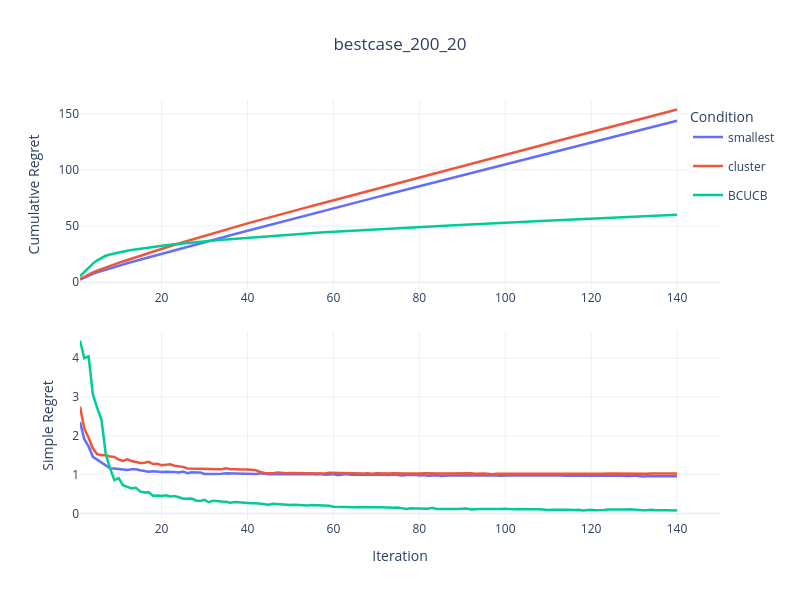

Notebook code for this chart:
### Code cell
import pandas as pd
import plotly.graph_objects as go
import plotly.express as px
from plotly.subplots import make_subplots
import plotly.io as pio
import os
import numpy as np

text = "randomcase"

# 定义文件夹路径
data_folder = os.path.join('Data', text)

# 定义文件列表 - Simple Regret来自pre文件，Cumulative Regret来自原始文件
simple_regret_files = ['200_20_smallest_pre.csv','200_20_cluster_pre.csv', '200_20_dynamic_pre.csv']
cumulative_regret_files = ['200_20_smallest.csv','200_20_cluster.csv','200_20_dynamic.csv']

curve_names = ['smallest','cluster', 'BCUCB']
colors = px.colors.qualitative.Plotly[:len(curve_names)] 

# 创建DataFrame存储Simple Regret和Cumulative Regret
simple_regret_data = pd.DataFrame()
cumulative_regret_data = pd.DataFrame()

# 加载Simple Regret数据（来自pre文件）
for file, name in zip(simple_regret_files, curve_names):
    file_path = os.path.join(data_folder, file)
    df = pd.read_csv(file_path, index_col='Repetition')
    
    # 计算每个step的均值（Simple Regret）
    mean_results = df.mean(axis=0)
    
    # 添加到Simple Regret DataFrame
    temp_df = pd.DataFrame({
        'Iter': range(1, 151),
        'Value': mean_results.values,
        'Condition': name
    })
    simple_regret_data = pd.concat([simple_regret_data, temp_df])

# 加载Cumulative Regret数据（来自原始文件）
for file, name in zip(cumulative_regret_files, curve_names):
    file_path = os.path.join(data_folder, file)
    df = pd.read_csv(file_path, index_col='Repetition')
    
    # 计算每个step的均值
    mean_results = df.mean(axis=0)
    
    # 计算Cumulative Regret
    cumsum_results = np.cumsum(mean_results.values)
    temp_df = pd.DataFrame({
        'Iter': range(1, 151),
        'Value': cumsum_results,
        'Condition': name
    })
    cumulative_regret_data = pd.concat([cumulative_regret_data, temp_df])

# 创建子图（2行1列，垂直排列）- 删除子图标题
fig = make_subplots(
    rows=2, cols=1,
    vertical_spacing=0.1
    # 删除了 subplot_titles 参数
)

# 第一子图：Cumulative Regret（来自原始文件）- 先画Cumulative Regret
for i, condition in enumerate(curve_names):
    cumsum_df = cumulative_regret_data[cumulative_regret_data['Condition'] == condition]
    fig.add_trace(
        go.Scatter(
            x=cumsum_df['Iter'],
            y=cumsum_df['Value'],
            name=condition,
            legendgroup=condition,
            showlegend=True,  # 在第一子图显示图例
            line=dict(color=colors[i],width=2.5),
            meta=[condition],
            hovertemplate="Iter: %{x}<br>Cumulative Regret: %{y:.4f}<br>Condition: %{meta[0]}<extra></extra>"
        ),
        row=1, col=1  # Cumulative Regret放在第一行
    )

# 第二子图：Obs-based Simple Regret（来自pre文件）
for i, condition in enumerate(curve_names):
    simple_df = simple_regret_data[simple_regret_data['Condition'] == condition]
    fig.add_trace(
        go.Scatter(
            x=simple_df['Iter'],
            y=simple_df['Value'],
            name=condition,
            legendgroup=condition,
            showlegend=False,  # 避免重复图例
            line=dict(color=colors[i],width=2.5),
            meta=[condition],
            hovertemplate="Iter: %{x}<br>Simple Regret: %{y:.4f}<br>Condition: %{meta[0]}<extra></extra>"
        ),
        row=2, col=1  # Simple Regret放在第二行
    )

# 更新布局
fig.update_layout(
    title_text=text+"_200_20",
    title_x=0.5,
    height=600,
    width=800,
    template='plotly_white',
    legend_title_text='Condition',
    legend=dict(yanchor="top", y=0.99, xanchor="left", x=0.95)
)

# 更新Y轴和X轴标签
fig.update_yaxes(title_text="Cumulative Regret", row=1, col=1)  # 第一子图Y轴标签
fig.update_yaxes(title_text="Simple Regret", row=2, col=1)      # 第二子图Y轴标签
fig.update_xaxes(title_text="Iteration", row=2, col=1)          # 仅底部子图显示X轴标签

# 显示图形
fig.show()

# 保存为HTML文件（可选）
# pio.write_html(fig, 'combined_simple_cumulative_plot.html')
#fig.write_image(text+"_200_20", format="png", width=800, height=600, scale=3)

### Figure 1 — Plotly figure (JSON) as saved in the notebook; plotly's stock layout.template omitted (floating-point values rounded to 4 significant figures; data arrays with more than 128 entries replaced by an {"elided": "..."} marker saying what was removed)
{"data": [{"hovertemplate": "Iter: %{x}<br>Cumulative Regret: %{y:.4f}<br>Condition: %{meta[0]}<extra></extra>", "legendgroup": "smallest", "line": {"color": "#636EFA", "width": 2.5}, "meta": ["smallest"], "name": "smallest", "showlegend": true, "type": "scatter", "x": {"elided": "150 int values"}, "xaxis": "x", "y": {"elided": "150 float values"}, "yaxis": "y"}, {"hovertemplate": "Iter: %{x}<br>Cumulative Regret: %{y:.4f}<br>Condition: %{meta[0]}<extra></extra>", "legendgroup": "cluster", "line": {"color": "#EF553B", "width": 2.5}, "meta": ["cluster"], "name": "cluster", "showlegend": true, "type": "scatter", "x": {"elided": "150 int values"}, "xaxis": "x", "y": {"elided": "150 float values"}, "yaxis": "y"}, {"hovertemplate": "Iter: %{x}<br>Cumulative Regret: %{y:.4f}<br>Condition: %{meta[0]}<extra></extra>", "legendgroup": "BCUCB", "line": {"color": "#00CC96", "width": 2.5}, "meta": ["BCUCB"], "name": "BCUCB", "showlegend": true, "type": "scatter", "x": {"elided": "150 int values"}, "xaxis": "x", "y": {"elided": "150 float values"}, "yaxis": "y"}, {"hovertemplate": "Iter: %{x}<br>Simple Regret: %{y:.4f}<br>Condition: %{meta[0]}<extra></extra>", "legendgroup": "smallest", "line": {"color": "#636EFA", "width": 2.5}, "meta": ["smallest"], "name": "smallest", "showlegend": false, "type": "scatter", "x": {"elided": "150 int values"}, "xaxis": "x2", "y": {"elided": "150 float values"}, "yaxis": "y2"}, {"hovertemplate": "Iter: %{x}<br>Simple Regret: %{y:.4f}<br>Condition: %{meta[0]}<extra></extra>", "legendgroup": "cluster", "line": {"color": "#EF553B", "width": 2.5}, "meta": ["cluster"], "name": "cluster", "showlegend": false, "type": "scatter", "x": {"elided": "150 int values"}, "xaxis": "x2", "y": {"elided": "150 float values"}, "yaxis": "y2"}, {"hovertemplate": "Iter: %{x}<br>Simple Regret: %{y:.4f}<br>Condition: %{meta[0]}<extra></extra>", "legendgroup": "BCUCB", "line": {"color": "#00CC96", "width": 2.5}, "meta": ["BCUCB"], "name": "BCUCB", "showlegend": false, "type": "scatter", "x": {"elided": "150 int values"}, "xaxis": "x2", "y": {"elided": "150 float values"}, "yaxis": "y2"}], "layout": {"height": 600, "legend": {"title": {"text": "Condition"}, "x": 0.95, "xanchor": "left", "y": 0.99, "yanchor": "top"}, "title": {"text": "bestcase_200_20", "x": 0.5}, "width": 800, "xaxis": {"anchor": "y", "domain": [0, 1]}, "xaxis2": {"anchor": "y2", "domain": [0, 1], "title": {"text": "Iteration"}}, "yaxis": {"anchor": "x", "domain": [0.55, 1], "title": {"text": "Cumulative Regret"}}, "yaxis2": {"anchor": "x2", "domain": [0, 0.45], "title": {"text": "Simple Regret"}}}}
